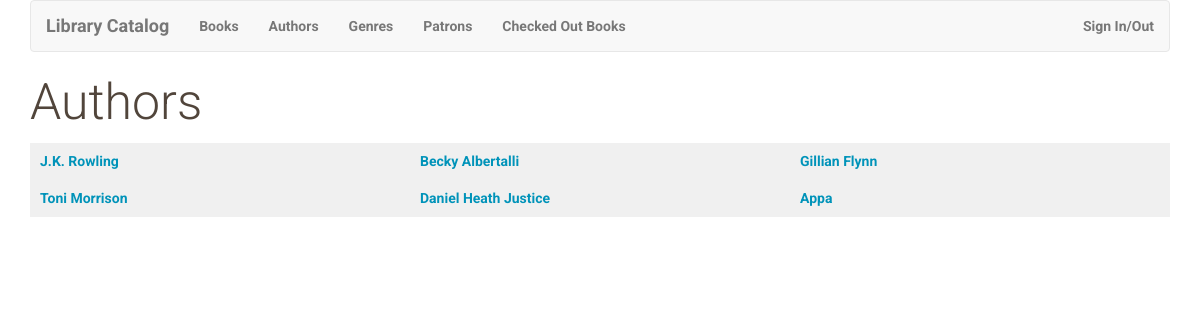
The app's page /authors with its own data.
### database_setup.py (models this page shows, shortened)
class Authors(Base):
    __tablename__ = 'authors'
    id = Column(Integer, primary_key = True)
    name = Column(String(80), nullable = False)
    book_count = Column(Integer, nullable = False)

### library_catalog.py (the view)
@app.route('/authors')
def showAuthorList():
    DBSession = sessionmaker(bind=engine)
    session = DBSession()
    authors = session.query(Authors).all()
    return render_template('author_list.html', authors=authors)

### templates/author_list.html (shortened to what this page needs)
<!DOCTYPE html>
<html lang="en" dir="ltr">
  <head>
  </head>
  <body>
    {% extends "main.html" %}
    {% block content %}
    {% include "header.html" %}
    <h1>Authors</h1>
    <div class='container col-md-12'>
      <div class="row">
        <div class="col-md-2 text-right">
        </div>
      </div>
    </div>
    <div class="container col-md-12">
      <div class='row'>
        {% for a in authors %}
          <a href='{{url_for('showAuthor', author_id=a.id)}}'>
            <div class="col-md-4 book-list">
              {{a.name}}
            </div>
          </a>
        {% endfor %}
      </div>
    </div>
{% endblock %}

### static/styles.css (style rules this page uses)
* { font-family: "Helvetica Neue Bold", Roboto, Helvetica, Arial, sans-serif; font-weight: 700; }
h1 { font-family: "Helvetica Neue Light", Roboto, Helvetica, Arial, sans-serif; font-size: 50px; color: #51453B; line-height: 60px; font-weight: 300; }
a { font-size: 14px; color: #0093B9; line-height: 17px; }
.book-list { background-color: #F0F0F0; padding: 10px; }

### records on screen
Authors: name "J.K. Rowling"
Authors: name "Becky Albertalli"
Authors: name "Gillian Flynn"
Authors: name "Toni Morrison"
Authors: name "Daniel Heath Justice"
Authors: name "Appa"
